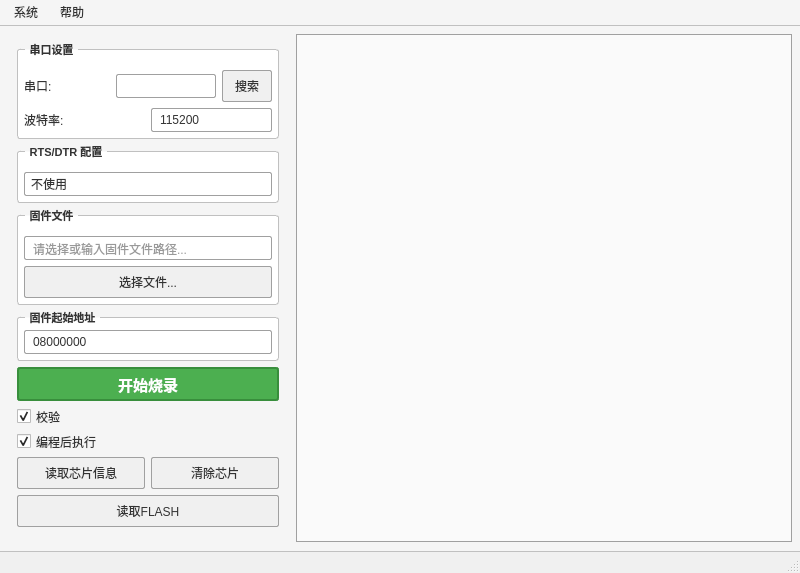
<?xml version="1.0" encoding="UTF-8"?>
<ui version="4.0">
 <class>MainWindow</class>
 <widget class="QMainWindow" name="MainWindow">
  <property name="geometry">
   <rect>
    <x>0</x>
    <y>0</y>
    <width>800</width>
    <height>500</height>
   </rect>
  </property>
  <property name="windowTitle">
   <string>QFlyST V1.0 - STM32在线编程工具</string>
  </property>
  <property name="styleSheet">
   <string>
    * {
        color: #333333;
        font-family: "Microsoft YaHei", "PingFang SC", "Hiragino Sans GB", "Segoe UI", sans-serif;
    }
    QMainWindow { background-color: #f5f5f5; }
    QGroupBox {
        font-weight: bold;
        font-size: 11px;
        border: 1px solid #c0c0c0;
        border-radius: 3px;
        margin-top: 6px;
        padding-top: 6px;
        background-color: #ffffff;
    }
    QGroupBox::title {
        subcontrol-origin: margin;
        left: 8px;
        padding: 0 3px;
    }
    QLabel { color: #333333; background: transparent; }
    QPushButton {
        padding: 4px 10px;
        border: 1px solid #a0a0a0;
        border-radius: 2px;
        background-color: #f0f0f0;
        min-height: 22px;
    }
    QPushButton:hover { background-color: #e0e8ff; border-color: #5080ff; }
    QPushButton:pressed { background-color: #d0d8f0; }
    QPushButton:disabled { background-color: #e0e0e0; color: #808080; }
    QComboBox {
        padding: 3px 6px;
        border: 1px solid #a0a0a0;
        border-radius: 2px;
        background-color: #ffffff;
        color: #333333;
    }
    QComboBox:hover { border-color: #5080ff; }
    QComboBox::drop-down {
        border: none;
        width: 20px;
    }
    QComboBox QAbstractItemView {
        background-color: #ffffff;
        color: #333333;
        border: 1px solid #a0a0a0;
        selection-background-color: #e0e8ff;
        selection-color: #333333;
    }
    QLineEdit {
        padding: 3px 6px;
        border: 1px solid #a0a0a0;
        border-radius: 2px;
        background-color: #ffffff;
    }
    QCheckBox { spacing: 5px; }
    QCheckBox:hover { color: #0066cc; }
    QTextEdit {
        border: 1px solid #a0a0a0;
        background-color: #fafafa;
        font-family: &quot;Consolas&quot;, monospace;
        font-size: 9pt;
    }
    QMenuBar { background-color: #f5f5f5; border-bottom: 1px solid #c0c0c0; }
    QMenuBar::item { padding: 4px 8px; }
    QMenuBar::item:selected { background-color: #e0e8ff; }
    QMenu { background-color: #ffffff; border: 1px solid #c0c0c0; }
    QMenu::item { padding: 4px 20px; }
    QMenu::item:selected { background-color: #e0e8ff; }
    QStatusBar { background-color: #f0f0f0; border-top: 1px solid #c0c0c0; }
    QProgressBar {
        border: 1px solid #a0a0a0;
        background-color: #ffffff;
        text-align: center;
    }
    QProgressBar::chunk { background-color: #4CAF50; }
   </string>
  </property>
  <widget class="QWidget" name="centralwidget">
   <layout class="QHBoxLayout" name="mainLayout">
    <property name="spacing">
     <number>8</number>
    </property>
    <property name="leftMargin">
     <number>8</number>
    </property>
    <property name="topMargin">
     <number>8</number>
    </property>
    <property name="rightMargin">
     <number>8</number>
    </property>
    <property name="bottomMargin">
     <number>8</number>
    </property>
    <item>
     <widget class="QWidget" name="leftPanel" native="true">
      <property name="minimumSize">
       <size>
        <width>260</width>
        <height>0</height>
       </size>
      </property>
      <property name="maximumSize">
       <size>
        <width>280</width>
        <height>16777215</height>
       </size>
      </property>
      <layout class="QVBoxLayout" name="leftLayout">
       <property name="spacing">
        <number>6</number>
       </property>
       <item>
        <widget class="QGroupBox" name="grpSerial">
         <property name="title">
          <string>串口设置</string>
         </property>
         <layout class="QVBoxLayout" name="serialLayout">
          <property name="leftMargin">
           <number>6</number>
          </property>
          <property name="topMargin">
           <number>14</number>
          </property>
          <property name="rightMargin">
           <number>6</number>
          </property>
          <property name="bottomMargin">
           <number>6</number>
          </property>
          <item>
           <layout class="QHBoxLayout" name="portLayout">
            <item>
             <widget class="QLabel" name="lblPort">
              <property name="text">
               <string>串口:</string>
              </property>
             </widget>
            </item>
            <item>
             <widget class="QComboBox" name="cbSerialPort">
              <property name="minimumSize">
               <size>
                <width>100</width>
                <height>0</height>
               </size>
              </property>
             </widget>
            </item>
            <item>
             <widget class="QPushButton" name="btnRefreshPorts">
              <property name="text">
               <string>搜索</string>
              </property>
              <property name="maximumSize">
               <size>
                <width>50</width>
                <height>16777215</height>
               </size>
              </property>
             </widget>
            </item>
           </layout>
          </item>
          <item>
           <layout class="QHBoxLayout" name="baudLayout">
            <item>
             <widget class="QLabel" name="lblBaud">
              <property name="text">
               <string>波特率:</string>
              </property>
             </widget>
            </item>
            <item>
             <widget class="QComboBox" name="cbBaudRate">
              <property name="editable">
               <bool>true</bool>
              </property>
              <property name="currentIndex">
               <number>4</number>
              </property>
              <item>
               <property name="text">
                <string>9600</string>
               </property>
              </item>
              <item>
               <property name="text">
                <string>19200</string>
               </property>
              </item>
              <item>
               <property name="text">
                <string>38400</string>
               </property>
              </item>
              <item>
               <property name="text">
                <string>57600</string>
               </property>
              </item>
              <item>
               <property name="text">
                <string>115200</string>
               </property>
              </item>
              <item>
               <property name="text">
                <string>921600</string>
               </property>
              </item>
             </widget>
            </item>
           </layout>
          </item>
         </layout>
        </widget>
       </item>
       <item>
        <widget class="QGroupBox" name="grpRTSDTR">
         <property name="title">
          <string>RTS/DTR 配置</string>
         </property>
         <layout class="QVBoxLayout" name="rtsDtrLayout">
          <property name="leftMargin">
           <number>6</number>
          </property>
          <property name="topMargin">
           <number>14</number>
          </property>
          <property name="rightMargin">
           <number>6</number>
          </property>
          <property name="bottomMargin">
           <number>6</number>
          </property>
          <item>
           <widget class="QComboBox" name="cbBootMode">
            <item>
             <property name="text">
              <string>不使用</string>
             </property>
            </item>
            <item>
             <property name="text">
              <string>RTS高电平复位, DTR低电平进BootLoader</string>
             </property>
            </item>
            <item>
             <property name="text">
              <string>RTS低电平复位, DTR高电平进BootLoader</string>
             </property>
            </item>
            <item>
             <property name="text">
              <string>RTS高电平复位, DTR高电平进BootLoader</string>
             </property>
            </item>
            <item>
             <property name="text">
              <string>RTS低电平复位, DTR低电平进BootLoader</string>
             </property>
            </item>
            <item>
             <property name="text">
              <string>仅RTS控制(需手动复位)</string>
             </property>
            </item>
            <item>
             <property name="text">
              <string>仅DTR控制(BOOT0外部设定)</string>
             </property>
            </item>
           </widget>
          </item>
         </layout>
        </widget>
       </item>
       <item>
        <widget class="QGroupBox" name="grpFile">
         <property name="title">
          <string>固件文件</string>
         </property>
         <layout class="QVBoxLayout" name="fileLayout">
          <property name="leftMargin">
           <number>6</number>
          </property>
          <property name="topMargin">
           <number>14</number>
          </property>
          <property name="rightMargin">
           <number>6</number>
          </property>
          <property name="bottomMargin">
           <number>6</number>
          </property>
          <item>
           <widget class="QLineEdit" name="editFirmwarePath">
            <property name="readOnly">
             <bool>false</bool>
            </property>
            <property name="placeholderText">
             <string>请选择或输入固件文件路径...</string>
            </property>
           </widget>
          </item>
          <item>
           <widget class="QPushButton" name="btnSelectFile">
            <property name="text">
             <string>选择文件...</string>
            </property>
           </widget>
          </item>
         </layout>
        </widget>
       </item>
       <item>
        <widget class="QGroupBox" name="groupBox_3">
         <property name="title">
          <string>固件起始地址</string>
         </property>
         <layout class="QHBoxLayout" name="horizontalLayout_4">
          <property name="leftMargin">
           <number>6</number>
          </property>
          <property name="topMargin">
           <number>6</number>
          </property>
          <property name="rightMargin">
           <number>6</number>
          </property>
          <property name="bottomMargin">
           <number>6</number>
          </property>
          <item>
           <widget class="QLineEdit" name="editStartAddress">
            <property name="text">
             <string>08000000</string>
            </property>
            <property name="placeholderText">
             <string>十六进制地址，如: 08000000</string>
            </property>
           </widget>
          </item>
         </layout>
        </widget>
       </item>
       <item>
        <widget class="QPushButton" name="btnStartProgram">
         <property name="text">
          <string>开始烧录</string>
         </property>
         <property name="minimumSize">
          <size>
           <width>0</width>
           <height>45</height>
          </size>
         </property>
         <property name="font">
          <font>
           <pointsize>11</pointsize>
           <bold>true</bold>
          </font>
         </property>
         <property name="styleSheet">
          <string>QPushButton {
              background-color: #4CAF50;
              color: white;
              border: 2px solid #388E3C;
              border-radius: 3px;
          }
          QPushButton:hover {
              background-color: #45a049;
              border: 2px solid #2E7D32;
          }
          QPushButton:pressed {
              background-color: #388E3C;
          }
          QPushButton:disabled {
              background-color: #a5d6a5;
          }</string>
         </property>
        </widget>
       </item>
       <item>
        <widget class="QCheckBox" name="chkVerify">
         <property name="text">
          <string>校验</string>
         </property>
         <property name="checked">
          <bool>true</bool>
         </property>
        </widget>
       </item>
       <item>
        <widget class="QCheckBox" name="chkRunAfter">
         <property name="text">
          <string>编程后执行</string>
         </property>
         <property name="checked">
          <bool>true</bool>
         </property>
        </widget>
       </item>
       <item>
        <layout class="QGridLayout" name="actionBtnGrid">
         <property name="horizontalSpacing">
          <number>6</number>
         </property>
         <property name="verticalSpacing">
          <number>6</number>
         </property>
         <item row="0" column="0">
          <widget class="QPushButton" name="btnReadInfo">
           <property name="text">
            <string>读取芯片信息</string>
           </property>
          </widget>
         </item>
         <item row="0" column="1">
          <widget class="QPushButton" name="btnEraseChip">
           <property name="text">
            <string>清除芯片</string>
           </property>
          </widget>
         </item>
         <item row="1" column="0" colspan="2">
          <widget class="QPushButton" name="btnReadFlash">
           <property name="text">
            <string>读取FLASH</string>
           </property>
          </widget>
         </item>
        </layout>
       </item>
       <item>
        <spacer name="verticalSpacer">
         <property name="orientation">
          <enum>Qt::Vertical</enum>
         </property>
        </spacer>
       </item>
      </layout>
     </widget>
    </item>
    <item>
     <layout class="QVBoxLayout" name="rightLayout">
      <item>
       <widget class="QTextEdit" name="logView">
        <property name="readOnly">
         <bool>true</bool>
        </property>
        <property name="font">
         <font>
          <pointsize>12</pointsize>
         </font>
        </property>
       </widget>
      </item>
      <item>
       <layout class="QHBoxLayout" name="logBtnLayout">
        <item>
         <spacer name="horizontalSpacer">
          <property name="orientation">
           <enum>Qt::Horizontal</enum>
          </property>
         </spacer>
        </item>
       </layout>
      </item>
     </layout>
    </item>
   </layout>
  </widget>
  <widget class="QMenuBar" name="menubar">
   <property name="geometry">
    <rect>
     <x>0</x>
     <y>0</y>
     <width>800</width>
     <height>22</height>
    </rect>
   </property>
   <widget class="QMenu" name="menuSystem">
    <property name="title">
     <string>系统</string>
    </property>
    <addaction name="actionExit"/>
   </widget>
   <widget class="QMenu" name="menuHelp">
    <property name="title">
     <string>帮助</string>
    </property>
    <addaction name="actionAbout"/>
   </widget>
   <addaction name="menuSystem"/>
   <addaction name="menuHelp"/>
  </widget>
  <widget class="QStatusBar" name="statusbar"/>
  <action name="actionExit">
   <property name="text">
    <string>退出</string>
   </property>
  </action>
  <action name="actionAbout">
   <property name="text">
    <string>关于...</string>
   </property>
  </action>
 </widget>
 <resources/>
 <connections/>
</ui>
